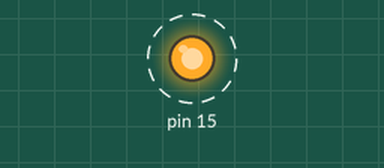
The sketch below on a simulated Arduino Uno, built with avr-gcc and run on an emulated ATmega328P. On the bench: output pins drawn as LEDs (lit = HIGH). Dashed ring = blinking.

Above: at 0.2 s.
Timing chart, 0 to 3.0 s (numbered marks = the images above):
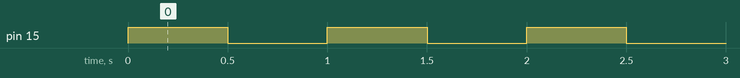

The sketch:

blink.ino.ino
```cpp
// LED_BUILTIN in connected to pin 25 of the RP2040 chip.
// It controls the on board LED, at the top-left corner.

void setup() {
  pinMode(15, OUTPUT);
}

void loop() {
  digitalWrite(15, HIGH);
  delay(500);
  digitalWrite(15, LOW);
  delay(500);
}
```

Measured:
- by itself, pin 15: alternates HIGH for 0.50 s and LOW for 0.50 s
